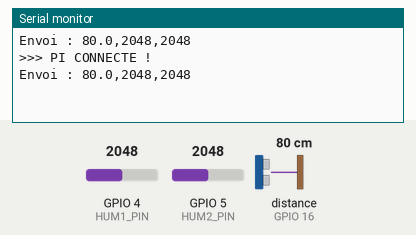
Simulated run of this program. Board: ESP32-S3. Parts: the last lines printed to the serial monitor. Wiring (inferred from the names in the program): ultrasonic range finder: trigger GPIO 18; echo GPIO 16. The inputs (shaded band) are chosen by the test bench; at power-on: distance to the obstacle (sensor on GPIO 16) 80 cm, GPIO 4 (HUM1_PIN) = 2048, GPIO 5 (HUM2_PIN) = 2048 (analog values on the 0–4095 scale). The echo pulse lasts 58.3 µs per cm; nothing arrives over Bluetooth unless stated; a phone connects over Bluetooth LE 3 s after start.

Above: at 4.8 s.
4.9 s: distance to the obstacle (sensor on GPIO 16) set to 2 cm
At 7.3 s:
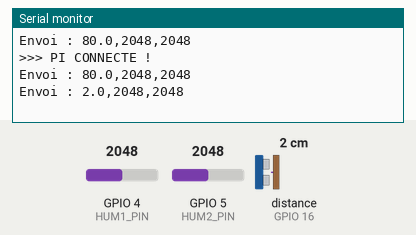
7.9 s: GPIO 4 (HUM1_PIN) set to 1960
At 8.8 s:
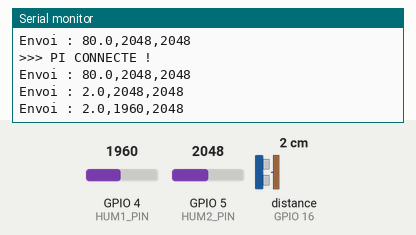
10.9 s: GPIO 5 (HUM2_PIN) set to 1960
At 13.0 s:
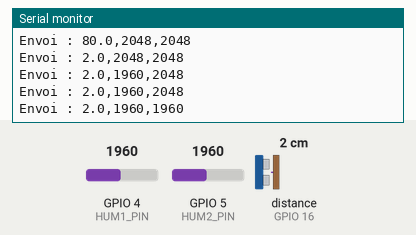
13.9 s: distance to the obstacle (sensor on GPIO 16) set to 4 cm
At 14.5 s:
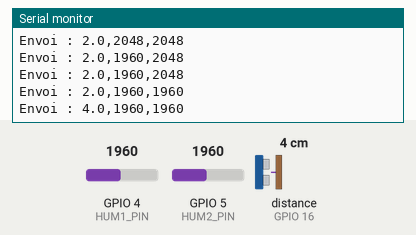
16.9 s: GPIO 4 (HUM1_PIN) set to 2040
At 18.8 s:
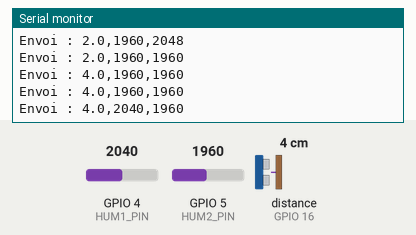
19.9 s: GPIO 5 (HUM2_PIN) set to 2040
At 21.5 s:
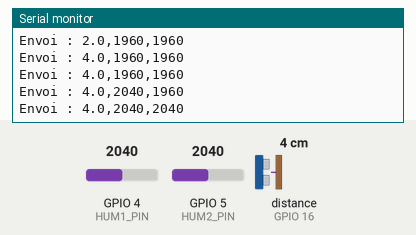
Timing chart, 0 to 23.0 s (numbered marks = the images above; inputs shaded):
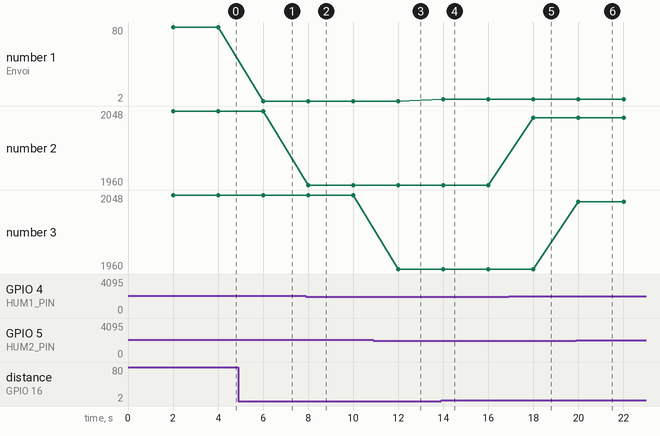

Measured:
- after the input at 4.9 s, the serial monitor: prints a new line after 1.1 s (image 1)
- after the input at 7.9 s, the serial monitor: prints a new line after 0.10 s (image 2)
- after the input at 10.9 s, the serial monitor: prints a new line after 1.1 s (image 3)
- after the input at 13.9 s, the serial monitor: prints a new line after 0.10 s (image 4)
- after the input at 16.9 s, the serial monitor: prints a new line after 1.1 s (image 5)
- after the input at 19.9 s, the serial monitor: prints a new line after 0.10 s (image 6)
- plotted number 1: 80 → 2 after the input at 4.9 s, 2 → 4 after the input at 13.9 s
- plotted number 2: 2048 → 1960 after the input at 7.9 s, 1960 → 2040 after the input at 16.9 s

The program:

main.cpp
```cpp
#include <Arduino.h>
#include <BLEDevice.h>
#include <BLEServer.h>
#include <BLEUtils.h>

const int TRIG_PIN = 18;
const int ECHO_PIN = 16;
const int HUM1_PIN = 4;
const int HUM2_PIN = 5;

#define SERVICE_UUID        "4fafc201-1fb5-459e-8fcc-c5c9c331914b"
#define CHARACTERISTIC_UUID "beb5483e-36e1-4688-b7f5-ea07361b26a8"

BLEServer* pServer = NULL;
BLECharacteristic* pCharacteristic = NULL;
bool deviceConnected = false;
unsigned long lastSend = 0;

class MyServerCallbacks: public BLEServerCallbacks {
    void onConnect(BLEServer* pServer) { deviceConnected = true; Serial.println(">>> PI CONNECTE !"); }
    void onDisconnect(BLEServer* pServer) { deviceConnected = false; BLEDevice::startAdvertising(); }
};

void setup() {
  Serial.begin(115200);
  pinMode(TRIG_PIN, OUTPUT);
  pinMode(ECHO_PIN, INPUT);
  analogReadResolution(12);

  BLEDevice::init("ESP32_SmartWaste");
  pServer = BLEDevice::createServer();
  pServer->setCallbacks(new MyServerCallbacks());

  BLEService *pService = pServer->createService(SERVICE_UUID);
  pCharacteristic = pService->createCharacteristic(
                      CHARACTERISTIC_UUID,
                      BLECharacteristic::PROPERTY_READ | BLECharacteristic::PROPERTY_NOTIFY
                    );
  pService->start();
  BLEAdvertising *pAdvertising = BLEDevice::getAdvertising();
  pAdvertising->addServiceUUID(SERVICE_UUID);
  pAdvertising->setScanResponse(true);
  BLEDevice::startAdvertising();
}

void loop() {
  if (millis() - lastSend >= 2000) {
    lastSend = millis();

    digitalWrite(TRIG_PIN, LOW); delayMicroseconds(2);
    digitalWrite(TRIG_PIN, HIGH); delayMicroseconds(10);
    digitalWrite(TRIG_PIN, LOW);
    long duree = pulseIn(ECHO_PIN, HIGH, 30000);
    float distance = (duree == 0) ? 999.0 : duree * 0.0343 / 2.0;

    int hum1 = analogRead(HUM1_PIN);
    int hum2 = analogRead(HUM2_PIN);

    String message = String(distance, 1) + "," + String(hum1) + "," + String(hum2);
    Serial.println("Envoi : " + message);

    pCharacteristic->setValue(message.c_str());
    if (deviceConnected) pCharacteristic->notify();
  }
}
```
